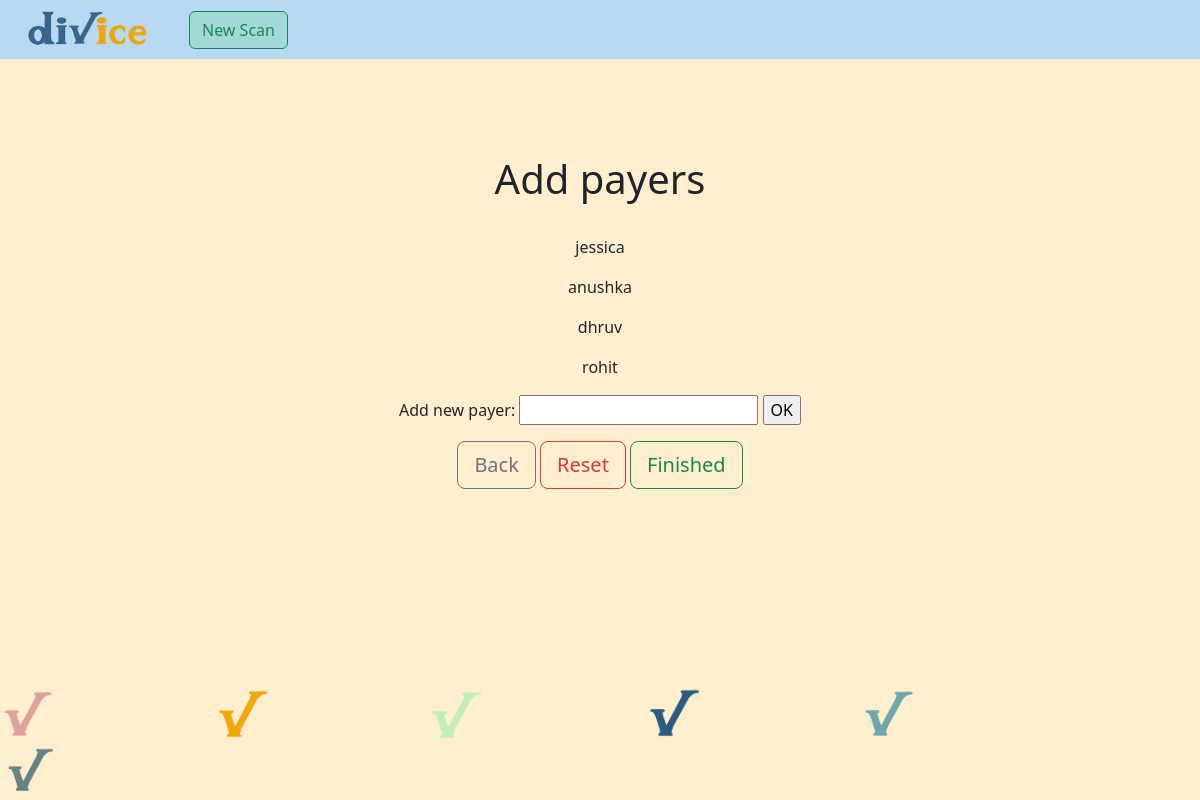
Before: /people/ with the older database file.
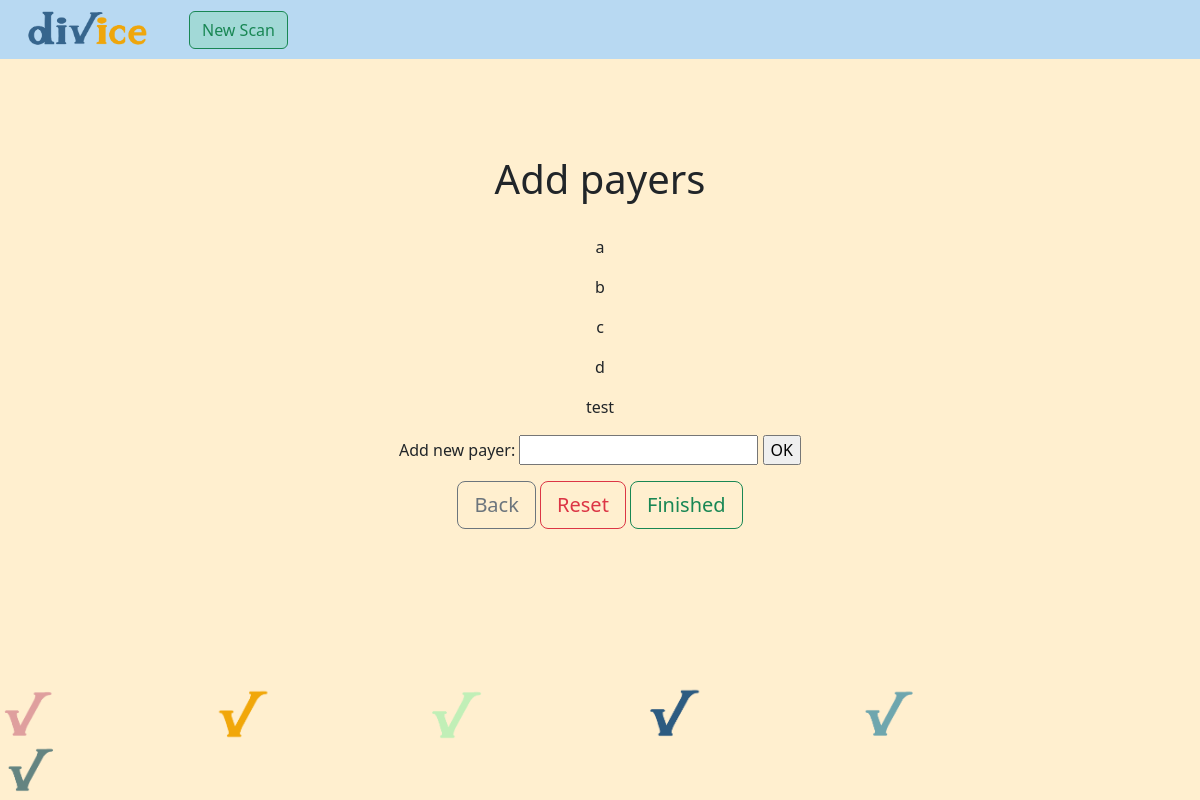
After: the same page with the newer database file.
### divice/models.py (models this page shows)
class Name(models.Model):
    name = models.CharField(max_length=100)
    def __str__(self):
        return self.name

### divice/views.py (the view)
# urls.py: path('people/', views.input_names, name='people-page'),
def input_names(request):
    if request.method == 'POST':
        form = NameForm(request.POST)
        if form.is_valid():
            name = Name(name=form.cleaned_data['payer_name'])
            name.save()
    context = {
        'form': NameForm(), 'name_list': Name.objects.all()
    }
    return render(request, 'add_people_template.html', context)

### divice/forms.py
class NameForm(forms.Form):
    payer_name = forms.CharField(label='Add new payer', max_length=100)

### divice/templates/add_people_template.html (shortened to what this page needs)
{% extends "base_template.html" %}
{% block content %}
<div class="mxy-auto mt-5 pt-5">
    <div class="jumbotron text-center">
        <h1>Add payers</h1>
    </div>
    <br>
    <div class="text-center">
        <div class="padded text-center">
            {% for name in name_list%}
                <div class="row">
                    <p>{{ name }}</p>
                </div>
            {% endfor %}
        </div>
        <form action="/people/" method="post">
            {{ form }}
            <input type="submit" value="OK">
        </form>
        <a href="/check/35" class="btn btn-lg btn-outline-secondary" role="button">Back</a>
        <a href="/reset-names/" class="btn btn-lg btn-outline-danger" role="button">Reset</a>
        <a href="/assign/" class="btn btn-lg btn-outline-success" role="button">Finished</a>
    </div>
</div>
{% endblock %}

Changed rows visible on the page:
removed Name: name "jessica"
removed Name: name "anushka"
removed Name: name "dhruv"
removed Name: name "rohit"
added Name: name "a"
added Name: name "b"
added Name: name "c"
added Name: name "d"
added Name: name "test"
